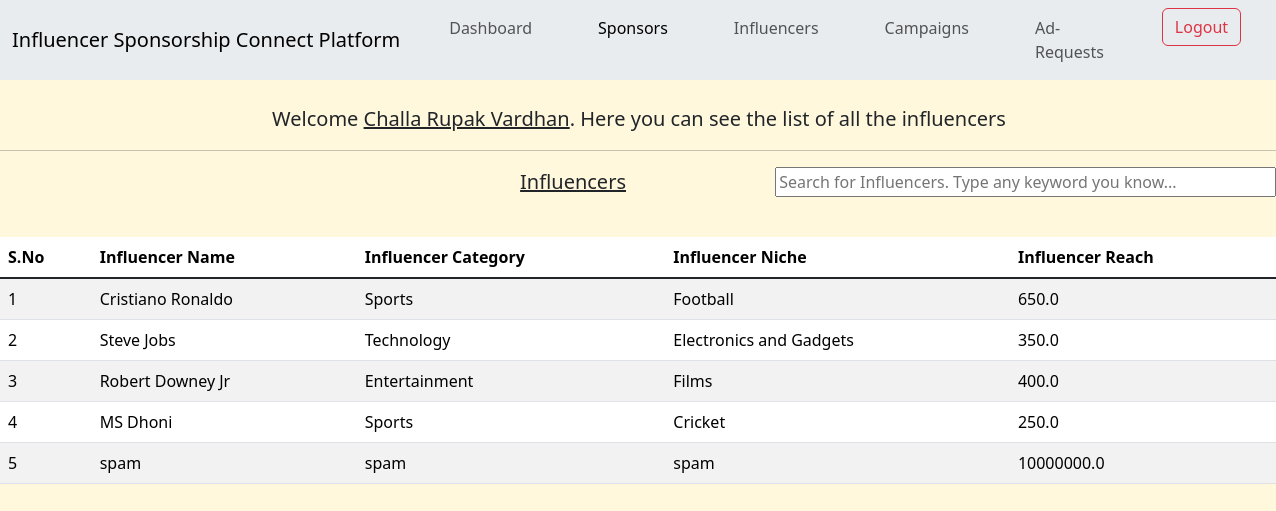
Page /admin/admin/influencers (signed in) on the committed database.
### models.py (models this page shows)
class Admins(db.Model):
    __tablename__ = 'admins'
    admin_id = db.Column(db.Integer,primary_key=True, autoincrement=True)
    admin_name = db.Column(db.String, nullable=False)
    admin_username = db.Column(db.String, nullable=False, unique=True)
    admin_password = db.Column(db.String, nullable=False)

class Influencers(db.Model):
    __tablename__ = 'influencers'
    influencer_id = db.Column(db.Integer,primary_key=True, autoincrement=True)
    influencer_name = db.Column(db.String, nullable=False)
    influencer_category = db.Column(db.String, nullable=False)
    influencer_niche = db.Column(db.String, nullable=False)
    influencer_reach = db.Column(db.Float, nullable=False)
    influencer_username = db.Column(db.String, nullable=False, unique=True)
    influencer_password = db.Column(db.String, nullable=False)
    influencer_adrequests = db.relationship('AdRequests', backref='influencers', lazy=True)

### controllers/admin_controllers.py (the view)
@app.route('/admin/<admin_username>/influencers', methods=['GET', 'POST'])
def admin_influencers(admin_username):
    if session.get("USERNAME", None) is not None:
        if session['USERNAME'] != admin_username:
            flash("You are not authorized to view this page. Please Login with your account or signup", "danger")
            return redirect('/admin')
        if request.method=="POST" and request.form['submit'] == 'Logout':
            session.pop('USERNAME') # remove the username from the session
            flash('You have successfully logged out', 'success')
            return redirect('/')
        influencers = Influencers.query.all()
        admin = Admins.query.filter_by(admin_username=admin_username).first()
        return render_template('admin/admin_influencers.html', admin=admin, influencers=influencers)
    else:
        flash("You need to Login to continue", "info")
        return redirect('/admin')

### templates/admin/admin_influencers.html (shortened to what this page needs)
<!DOCTYPE html>
<html>
    <head>
        <link rel="stylesheet" href="../../static/css/home.css">
        <link href="https://cdn.jsdelivr.net/npm/bootstrap@5.3.3/dist/css/bootstrap.min.css" rel="stylesheet">
    </head>
    <body style="background-color: #fff8dc;">
        <nav class="navbar navbar-expand-lg bg-body-secondary">
            <div class="container-fluid">
              <a class="navbar-brand">Influencer Sponsorship Connect Platform</a>
              <div class="collapse navbar-collapse" id="navbarNavDropdown" style="justify-content:right">
                <ul class="navbar-nav">
                  <li class="nav-item">
                    <a class="nav-link" href="/admin/{{admin.admin_username}}/dashboard">Dashboard</a>
                  </li>
                  <li class="nav-item">
                    <a class="nav-link active" aria-current="page" href="/admin/{{admin.admin_username}}/sponsors">Sponsors</a>
                  </li>
                  <li class="nav-item">
                    <a class="nav-link" href="/admin/{{admin.admin_username}}/influencers">Influencers</a>
                  </li>
                  <li class="nav-item">
                    <a class="nav-link" href="/admin/{{admin.admin_username}}/campaigns">Campaigns</a>
                  </li>
                  <li class="nav-item">
                    <a class="nav-link" href="/admin/{{admin.admin_username}}/adrequests">Ad-Requests</a>
                  </li>
                  <li>
              <form class="d-flex" action='/admin/{{ admin.admin_username }}/sponsors' method='POST'>
                <button class="btn btn-outline-danger" type="submit" value='Logout' name='submit'>Logout</button>
              </form>
            </li>
            </div>
            </div>
          </nav>
         <br>
        <p style="font-size:20px; padding-left:2px;text-align:center"> Welcome <u>{{ admin.admin_name}}</u>. Here you can see the list of all the influencers</p>
        <hr>
        <div class=row>
          <div class="col-md-6" style="text-align:right;">
              <p style="font-size:20px;"> <u>Influencers</u> </p>
          </div>
          <div class="col-md-6" style="text-align:right;">
            <input type="search" id="search" name="search" placeholder="Search for Influencers. Type any keyword you know..." style="width:80%">
        </div>
      </div>
      <br>
      <div class="table-responsive">
        <table class="table table-hover table-striped align-middle" id="influencer_table">
            <thead>
                <tr>
                    <th> S.No </th>
                    <th> Influencer Name </th>
                    <th> Influencer Category  </th>
                    <th> Influencer Niche </th>
                    <th> Influencer Reach </th>
                </tr>
            </thead>
            <tbody class="table-group-divider">
                {% for influencer in influencers %}
                <tr>
                    <td> {{ loop.index }} </td>
                    <td> {{ influencer.influencer_name }} </td>
                    <td> {{ influencer.influencer_category }} </td>
                    <td> {{ influencer.influencer_niche }} </td>
                    <td> {{ influencer.influencer_reach }} </td>
                </tr>
                {% endfor %}
            </tbody>
        </table>
    </div>
    </body>
</html>

### static/css/home.css (style rules this page uses)
.navbar-nav > li { padding-left:25px; padding-right:25px; }

### rows in the picture
Admins: admin_name "Challa Rupak Vardhan"
Influencers: influencer_name "Cristiano Ronaldo", influencer_category "Sports", influencer_niche "Football", influencer_reach "650.0"
Influencers: influencer_name "Steve Jobs", influencer_category "Technology", influencer_niche "Electronics and Gadgets", influencer_reach "350.0"
Influencers: influencer_name "Robert Downey Jr", influencer_category "Entertainment", influencer_niche "Films", influencer_reach "400.0"
Influencers: influencer_name "MS Dhoni", influencer_category "Sports", influencer_niche "Cricket", influencer_reach "250.0"
Influencers: influencer_name "spam", influencer_category "spam", influencer_niche "spam", influencer_reach "10000000.0"
